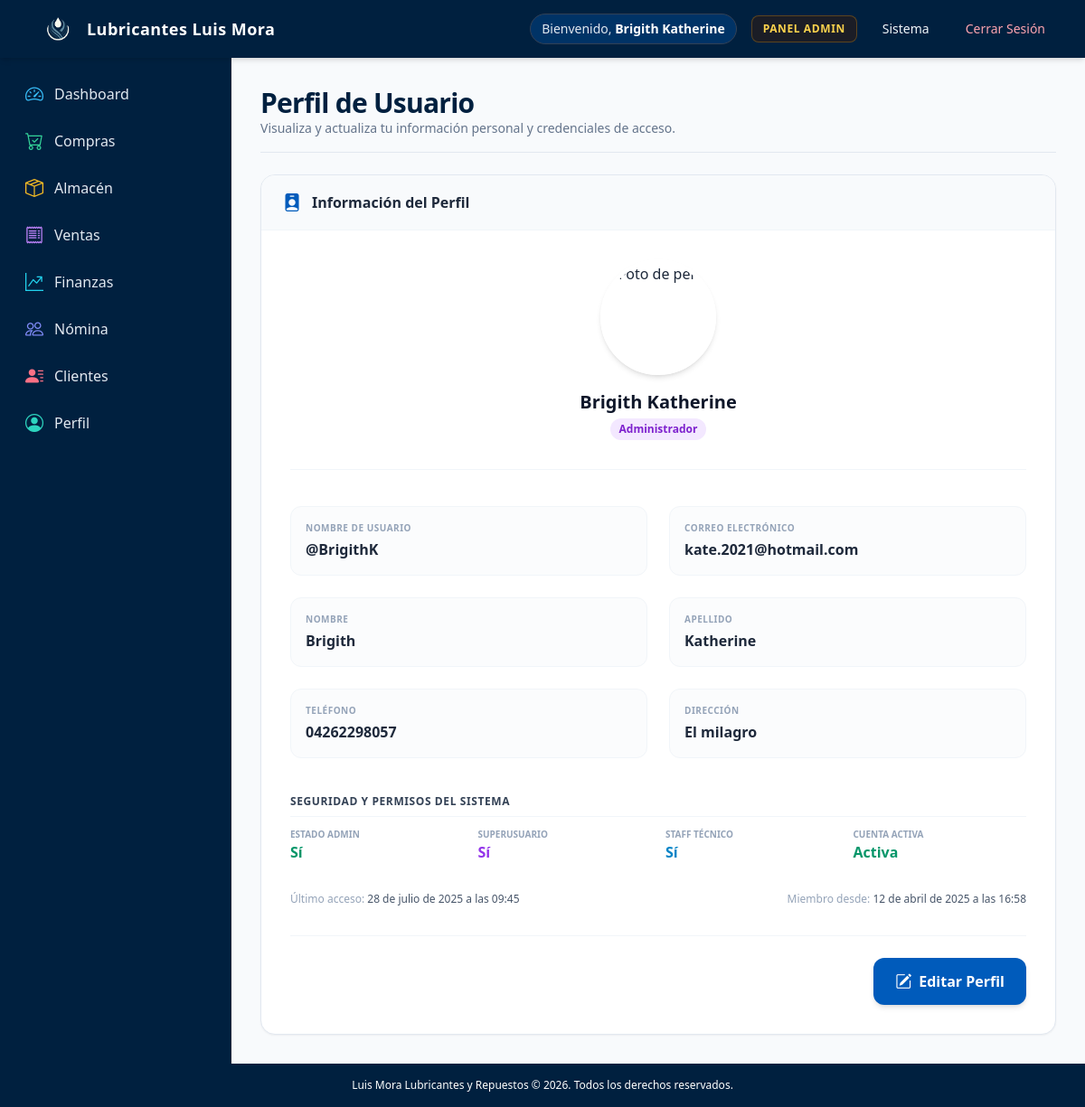
The page /perfil/ (signed in) on the database its author committed.
### aplicacion/models.py (models this page shows, shortened)
class CustomUser(AbstractUser):
    ROLES = (
        ('admin', 'Administrador'),
        ('personal', 'Personal'),
        ("invitado", "Invitado"),
    )
    rol = models.CharField(max_length=20, choices=ROLES, default='personal')
    telefono = models.CharField(max_length=20, blank=True, verbose_name="Teléfono")
    direccion = models.TextField(blank=True, verbose_name="Dirección")
    foto_perfil = models.ImageField(upload_to='perfiles/', blank=True, null=True, verbose_name="Foto de perfil")
    admin = models.BooleanField(default=False, verbose_name="¿Administrador?")
    class Meta:
        verbose_name = 'Usuario'
        verbose_name_plural = 'Usuarios'

### aplicacion/views.py (the view)
# urls.py: path('perfil/', profile, name='perfil'),
@login_required
def profile(request):
    if request.method == 'POST':
        form = UserUpdateForm(request.POST, request.FILES, instance=request.user)
        if form.is_valid():
            usuario_original = CustomUser.objects.get(pk=request.user.pk)
            foto_anterior_field = usuario_original.foto_perfil
            foto_anterior = os.path.join(
                settings.DEFAULT_FILE_STORAGE,
                'perfiles',
                os.path.basename(str(foto_anterior_field))
            )
            form.save()
            if 'foto_perfil' in request.FILES and foto_anterior and os.path.isfile(foto_anterior):
                try:
                    os.remove(foto_anterior)
                except Exception as e:
                    pass
            else:
                pass
            messages.success(request, 'Tu perfil ha sido actualizado correctamente!')
            return redirect('perfil')
        else:
            messages.error(request, 'Por favor corrige los errores en el formulario.')
    else:
        form = UserUpdateForm(instance=request.user)
    context = {
        'form': form,
        'user': request.user
    }
    return render(request, 'vistas/perfil.html', context)

### templates/vistas/perfil.html (shortened to what this page needs)
{% extends 'paneles/admin.html' %}
{% load static i18n %}
{% block dashboard %}
<div class="max-w-4xl mx-auto">
  <div class="flex flex-col md:flex-row md:items-center justify-between pb-4 border-b border-slate-200 mb-6 gap-4">
    <div>
      <h1 class="text-2xl sm:text-3xl font-extrabold text-brand-dark tracking-tight">Perfil de Usuario</h1>
      <p class="text-sm text-slate-500">Visualiza y actualiza tu información personal y credenciales de acceso.</p>
    </div>
  </div>
  <div class="bg-white rounded-2xl shadow-sm border border-slate-200 overflow-hidden">
    <div class="bg-slate-50 px-6 py-4 border-b border-slate-100 flex items-center">
      <i class="bi bi-person-badge-fill text-brand-primary text-xl mr-3"></i>
      <h4 class="font-bold text-slate-800 m-0">Información del Perfil</h4>
    </div>
    <div class="p-6 md:p-8">
      <form id="profile-form" method="POST" action="{% url 'actualizar_perfil' %}" enctype="multipart/form-data">
        <div class="flex flex-col items-center justify-center mb-10 pb-8 border-b border-slate-100">
          <div class="relative group">
            <img src="{% if user.foto_perfil %}{{ user.foto_perfil.url }}{% else %}{% static 'img/default-profile.png' %}{% endif %}"
                 class="w-32 h-32 rounded-full object-cover border-4 border-white shadow-md transition-transform duration-300 group-hover:scale-105"
                 alt="Foto de perfil"
                 id="profile-picture">
          </div>
          <div class="mt-4 text-center">
            <h2 class="text-xl font-bold text-slate-900">{{ form.instance.get_full_name|default:form.instance.username }}</h2>
            <span class="inline-flex mt-1 items-center px-2.5 py-1 rounded-full text-xs font-bold {% if user.admin %}bg-purple-100 text-purple-700{% elif user.is_staff %}bg-sky-100 text-sky-700{% else %}bg-emerald-100 text-emerald-700{% endif %}">
              {{ form.instance.get_rol_display }}
            </span>
          </div>
        </div>
        <div class="view-mode space-y-6">
          <div class="grid grid-cols-1 md:grid-cols-2 gap-6">
            <div class="bg-slate-50/50 p-4 rounded-xl border border-slate-100">
              <label class="block text-[10px] font-bold text-slate-400 uppercase tracking-wider mb-1">Nombre de usuario</label>
              <p class="font-semibold text-slate-800" id="username-view">@{{ form.instance.username }}</p>
            </div>
            <div class="bg-slate-50/50 p-4 rounded-xl border border-slate-100">
              <label class="block text-[10px] font-bold text-slate-400 uppercase tracking-wider mb-1">Correo electrónico</label>
              <p class="font-semibold text-slate-800" id="email-view">{{ form.instance.email }}</p>
            </div>
            <div class="bg-slate-50/50 p-4 rounded-xl border border-slate-100">
              <label class="block text-[10px] font-bold text-slate-400 uppercase tracking-wider mb-1">Nombre</label>
              <p class="font-semibold text-slate-800" id="first-name-view">{{ form.instance.first_name|default:"-" }}</p>
            </div>
            <div class="bg-slate-50/50 p-4 rounded-xl border border-slate-100">
              <label class="block text-[10px] font-bold text-slate-400 uppercase tracking-wider mb-1">Apellido</label>
              <p class="font-semibold text-slate-800" id="last-name-view">{{ form.instance.last_name|default:"-" }}</p>
            </div>
            <div class="bg-slate-50/50 p-4 rounded-xl border border-slate-100">
              <label class="block text-[10px] font-bold text-slate-400 uppercase tracking-wider mb-1">Teléfono</label>
              <p class="font-semibold text-slate-800" id="telefono-view">{{ form.instance.telefono|default:"-" }}</p>
            </div>
            <div class="bg-slate-50/50 p-4 rounded-xl border border-slate-100">
              <label class="block text-[10px] font-bold text-slate-400 uppercase tracking-wider mb-1">Dirección</label>
              <p class="font-semibold text-slate-800 truncate" id="direccion-view">{{ form.instance.direccion|default:"-" }}</p>
            </div>
            <div class="md:col-span-2 mt-4">
              <h5 class="text-xs font-bold text-slate-700 uppercase tracking-wider mb-3 pb-2 border-b border-slate-100">Seguridad y Permisos del Sistema</h5>
              <div class="grid grid-cols-2 sm:grid-cols-4 gap-4">
                <div class="flex flex-col">
                  <span class="text-[10px] font-bold text-slate-400 uppercase">Estado Admin</span>
                  <span class="font-semibold {% if user.admin %}text-emerald-600{% else %}text-slate-500{% endif %}" id="admin-view">{% if user.admin %}Sí{% else %}No{% endif %}</span>
                </div>
                <div class="flex flex-col">
                  <span class="text-[10px] font-bold text-slate-400 uppercase">Superusuario</span>
                  <span class="font-semibold {% if user.is_superuser %}text-purple-600{% else %}text-slate-500{% endif %}" id="is-superuser-view">{% if user.is_superuser %}Sí{% else %}No{% endif %}</span>
                </div>
                <div class="flex flex-col">
                  <span class="text-[10px] font-bold text-slate-400 uppercase">Staff Técnico</span>
                  <span class="font-semibold {% if user.is_staff %}text-sky-600{% else %}text-slate-500{% endif %}" id="is-staff-view">{% if user.is_staff %}Sí{% else %}No{% endif %}</span>
                </div>
                <div class="flex flex-col">
                  <span class="text-[10px] font-bold text-slate-400 uppercase">Cuenta Activa</span>
                  <span class="font-semibold {% if user.is_active %}text-emerald-600{% else %}text-rose-600{% endif %}" id="is-active-view">{% if user.is_active %}Activa{% else %}Inactiva{% endif %}</span>
                </div>
              </div>
            </div>
            <div class="md:col-span-2 flex flex-col sm:flex-row sm:justify-between text-xs text-slate-400 mt-2">
              <div>Último acceso: <span class="font-medium text-slate-600" id="last-login-view">{{ user.last_login|default:"Nunca" }}</span></div>
              <div>Miembro desde: <span class="font-medium text-slate-600" id="date-joined-view">{{ user.date_joined }}</span></div>
            </div>
          </div>
        </div>
        <div class="mt-8 pt-6 border-t border-slate-100 flex flex-col sm:flex-row justify-end gap-3">
          <button type="button" class="w-full sm:w-auto inline-flex justify-center items-center space-x-2 px-6 py-3 bg-brand-primary hover:bg-brand-dark text-white font-bold rounded-xl shadow-md transition transform active:scale-95" id="edit-btn">
            <i class="bi bi-pencil-square text-lg"></i>
            <span>Editar Perfil</span>
          </button>
        </div>
      </form>
    </div>
  </div>
</div>
{% endblock %}

### templates/base.html (shortened to what this page needs)
{% load static %}
<!DOCTYPE html>
<html lang="es" class="h-full bg-slate-50">
  <head>
    <script src="https://cdn.tailwindcss.com"></script>
    <link href="{% static 'bootstrap-icons/bootstrap-icons.css' %}" rel="stylesheet">
    <link rel="stylesheet" href="{% static 'css/styles.css' %}" />
  </head>
  <body class="h-full font-sans antialiased text-slate-800 bg-slate-50 flex flex-col min-h-screen">
    <header class="bg-brand-dark text-white shadow-md sticky top-0 z-40">
      <nav class="max-w-7xl mx-auto px-4 sm:px-6 lg:px-8">
        <div class="flex items-center justify-between h-16">
          <div class="flex items-center space-x-3">
            <a href="{% url 'inicio' %}" class="flex items-center space-x-3 group">
              <img
                src="{% static 'img/Logo sin Fondo.png' %}"
                alt="Logo"
                class="h-10 w-auto transition-transform group-hover:scale-105"
              />
              <span class="font-bold text-lg tracking-wide text-white group-hover:text-sky-300 transition-colors">
                Lubricantes Luis Mora
              </span>
            </a>
          </div>
          <div class="hidden md:flex items-center space-x-4">
            {% if user.is_authenticated %}
              <span class="text-sm font-medium text-slate-200 bg-brand-navy/60 px-3 py-1.5 rounded-full border border-slate-700">
                Bienvenido, <strong class="text-white">{{ user.get_full_name|default:user.username }}</strong>
              </span>
              {% if user.admin or user.rol == 'admin' %}
                <a href="/admin/" target="_blank" class="text-xs font-semibold uppercase tracking-wider text-amber-300 hover:text-amber-200 bg-amber-950/40 hover:bg-amber-900/50 px-3 py-1.5 rounded-lg border border-amber-500/30 transition">
                  Panel Admin
                </a>
              {% endif %}
              <a href="{% url 'dashboard' %}" class="text-sm font-medium text-slate-100 hover:text-white hover:bg-brand-navy px-3 py-2 rounded-lg transition">
                Sistema
              </a>
              <a href="{% url 'logout' %}" class="text-sm font-medium text-rose-300 hover:text-rose-100 hover:bg-rose-950/40 px-3 py-2 rounded-lg transition">
                Cerrar Sesión
              </a>
            {% else %}
              {% if request.resolver_match.url_name != 'login' %}
                <a href="{% url 'login' %}" class="inline-flex items-center px-4 py-2 text-sm font-semibold text-white bg-brand-steel hover:bg-sky-600 rounded-lg shadow transition duration-150">
                  Iniciar Sesión
                </a>
              {% endif %}
            {% endif %}
          </div>
        </div>
      </nav>
    </header>
    <div class="flex-1 flex overflow-hidden">
      {% if user.is_authenticated %}
        <aside class="hidden md:flex flex-col w-64 bg-brand-dark text-slate-200 border-r border-slate-800 min-h-screen">
          <div class="p-4 space-y-6">
            <nav class="space-y-1">
              <a href="{% url 'dashboard' %}" class="flex items-center space-x-3 px-3 py-2.5 rounded-lg font-medium text-slate-200 hover:bg-brand-navy hover:text-white transition group">
                <i class="bi bi-speedometer2 text-xl text-sky-400 group-hover:scale-110 transition-transform"></i>
                <span>Dashboard</span>
              </a>
              <a href="{% url 'compras' %}" class="flex items-center space-x-3 px-3 py-2.5 rounded-lg font-medium text-slate-200 hover:bg-brand-navy hover:text-white transition group">
                <i class="bi bi-cart-check text-xl text-emerald-400 group-hover:scale-110 transition-transform"></i>
                <span>Compras</span>
              </a>
              <a href="{% url 'inventario' %}" class="flex items-center space-x-3 px-3 py-2.5 rounded-lg font-medium text-slate-200 hover:bg-brand-navy hover:text-white transition group">
                <i class="bi bi-box-seam text-xl text-amber-400 group-hover:scale-110 transition-transform"></i>
                <span>Almacén</span>
              </a>
              <a href="{% url 'lista_ventas' %}" class="flex items-center space-x-3 px-3 py-2.5 rounded-lg font-medium text-slate-200 hover:bg-brand-navy hover:text-white transition group">
                <i class="bi bi-receipt text-xl text-purple-400 group-hover:scale-110 transition-transform"></i>
                <span>Ventas</span>
              </a>
              <a href="{% url 'reportes' %}" class="flex items-center space-x-3 px-3 py-2.5 rounded-lg font-medium text-slate-200 hover:bg-brand-navy hover:text-white transition group">
                <i class="bi bi-graph-up-arrow text-xl text-cyan-400 group-hover:scale-110 transition-transform"></i>
                <span>Finanzas</span>
              </a>
              <a href="{% url 'nomina_personal' %}" class="flex items-center space-x-3 px-3 py-2.5 rounded-lg font-medium text-slate-200 hover:bg-brand-navy hover:text-white transition group">
                <i class="bi bi-people text-xl text-indigo-400 group-hover:scale-110 transition-transform"></i>
                <span>Nómina</span>
              </a>
              <a href="{% url 'clientes' %}" class="flex items-center space-x-3 px-3 py-2.5 rounded-lg font-medium text-slate-200 hover:bg-brand-navy hover:text-white transition group">
                <i class="bi bi-person-lines-fill text-xl text-rose-400 group-hover:scale-110 transition-transform"></i>
                <span>Clientes</span>
              </a>
              <a href="{% url 'perfil' %}" class="flex items-center space-x-3 px-3 py-2.5 rounded-lg font-medium text-slate-200 hover:bg-brand-navy hover:text-white transition group">
                <i class="bi bi-person-circle text-xl text-teal-400 group-hover:scale-110 transition-transform"></i>
                <span>Perfil</span>
              </a>
            </nav>
          </div>
        </aside>
      {% endif %}
      <main class="flex-1 overflow-y-auto p-4 sm:p-6 lg:p-8">
        {% block content %}{% endblock %}
      </main>
    </div>
    <footer class="bg-brand-dark text-white py-4 text-center text-xs text-slate-500">
      <div class="max-w-7xl mx-auto px-4">
        <p>Luis Mora Lubricantes y Repuestos &copy; {% now "Y" %}. Todos los derechos reservados.</p>
      </div>
    </footer>
  </body>
</html>

### static/css/styles.css (style rules this page uses)
:root { --azul-marino-oscuro: #00203F; --azul-marino-medio: #004080; --azul-marino-claro: #005BBB; --azul-acero: #4682B4; --gris-azul: #708090; --blanco-humo: #F5F5F5; }
* { margin: 0; padding: 0; box-sizing: border-box; }
body { background-color: var(--blanco-humo); color: var(--blanco-humo); font-family: 'NotoSansJP', sans-serif; font-size: 16px; line-height: 1.5; }
label { display: block; font-size: 0.75rem; font-weight: 700; text-transform: uppercase; letter-spacing: 0.05em; color: #334155; margin-bottom: 0.375rem; }

### rows shown on the page
CustomUser: get_full_name "Brigith Katherine", instance.get_full_name "Brigith Katherine", instance.rol "Administrador", instance.username "BrigithK", instance.email "kate.2021@hotmail.com", instance.first_name "Brigith", instance.last_name "Katherine", instance.telefono "04262298057", instance.direccion "El milagro", last_login "28 de julio de 2025 a las 09:45", date_joined "12 de abril de 2025 a las 16:58"
